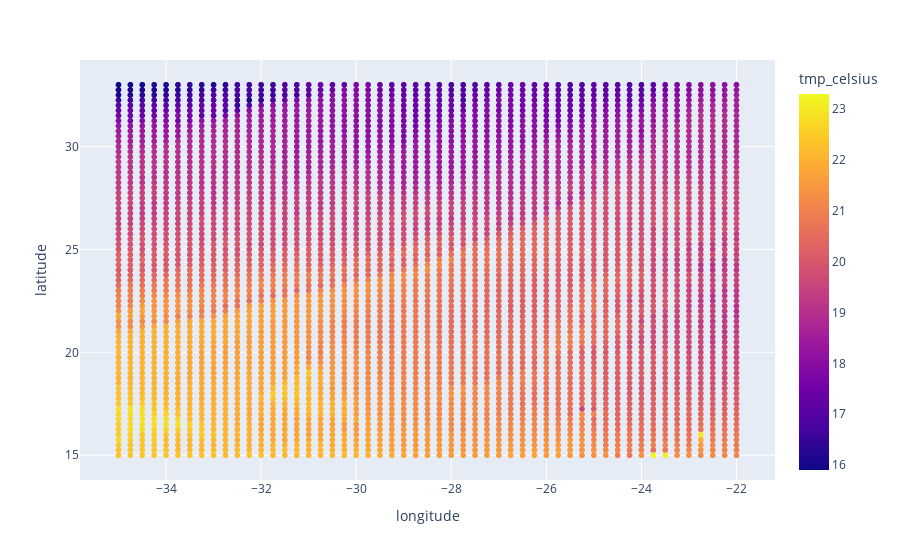

Notebook code cell kept with this figure:
### Code cell
import plotly.express as px

fig = px.scatter(df, x="longitude", y="latitude", color="tmp_celsius")
fig.show()

### Figure 1 — Plotly figure (JSON) as saved in the notebook; plotly's stock layout.template omitted (floating-point values rounded to 4 significant figures; data arrays with more than 128 entries replaced by an {"elided": "..."} marker saying what was removed)
{"data": [{"hovertemplate": "longitude=%{x}<br>latitude=%{y}<br>tmp_celsius=%{marker.color}<extra></extra>", "legendgroup": "", "marker": {"color": {"elided": "3869 float values"}, "coloraxis": "coloraxis", "symbol": "circle"}, "mode": "markers", "name": "", "showlegend": false, "type": "scattergl", "x": {"elided": "3869 float values"}, "xaxis": "x", "y": {"elided": "3869 float values"}, "yaxis": "y"}], "layout": {"coloraxis": {"colorbar": {"title": {"text": "tmp_celsius"}}, "colorscale": [[0, "#0d0887"], [0.1111, "#46039f"], [0.2222, "#7201a8"], [0.3333, "#9c179e"], [0.4444, "#bd3786"], [0.5556, "#d8576b"], [0.6667, "#ed7953"], [0.7778, "#fb9f3a"], [0.8889, "#fdca26"], [1, "#f0f921"]]}, "legend": {"tracegroupgap": 0}, "margin": {"t": 60}, "xaxis": {"anchor": "y", "domain": [0, 1], "title": {"text": "longitude"}}, "yaxis": {"anchor": "x", "domain": [0, 1], "title": {"text": "latitude"}}}}
